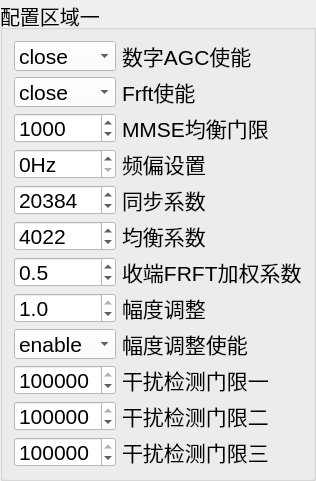
         <widget class="QGroupBox" name="groupBox_26">
          <property name="maximumSize">
           <size>
            <width>400</width>
            <height>16777215</height>
           </size>
          </property>
          <property name="font">
           <font>
            <pointsize>15</pointsize>
           </font>
          </property>
          <property name="title">
           <string>配置区域一</string>
          </property>
          <layout class="QGridLayout" name="gridLayout_21">
           <item row="9" column="0">
            <widget class="QSpinBox" name="car_thr1_obj">
             <property name="maximumSize">
              <size>
               <width>16777215</width>
               <height>30</height>
              </size>
             </property>
             <property name="font">
              <font>
               <pointsize>16</pointsize>
              </font>
             </property>
             <property name="styleSheet">
              <string notr="true">background-color: rgb(255, 255, 255);</string>
             </property>
             <property name="maximum">
              <number>2147483647</number>
             </property>
             <property name="value">
              <number>102656</number>
             </property>
             <property name="displayIntegerBase">
              <number>10</number>
             </property>
            </widget>
           </item>
           <item row="7" column="1">
            <widget class="QLabel" name="equa_amp_label">
             <property name="maximumSize">
              <size>
               <width>16777215</width>
               <height>30</height>
              </size>
             </property>
             <property name="font">
              <font>
               <pointsize>16</pointsize>
              </font>
             </property>
             <property name="text">
              <string>幅度调整</string>
             </property>
            </widget>
           </item>
           <item row="6" column="1">
            <widget class="QLabel" name="Alpha_rx_label">
             <property name="maximumSize">
              <size>
               <width>16777215</width>
               <height>30</height>
              </size>
             </property>
             <property name="font">
              <font>
               <pointsize>16</pointsize>
              </font>
             </property>
             <property name="text">
              <string>收端FRFT加权系数</string>
             </property>
            </widget>
           </item>
           <item row="9" column="1">
            <widget class="QLabel" name="car_thr1_label">
             <property name="maximumSize">
              <size>
               <width>16777215</width>
               <height>30</height>
              </size>
             </property>
             <property name="font">
              <font>
               <pointsize>16</pointsize>
              </font>
             </property>
             <property name="text">
              <string>干扰检测门限一</string>
             </property>
            </widget>
           </item>
           <item row="8" column="0">
            <widget class="QComboBox" name="equa_amp_en_obj">
             <property name="sizePolicy">
              <sizepolicy hsizetype="Preferred" vsizetype="Preferred">
               <horstretch>0</horstretch>
               <verstretch>0</verstretch>
              </sizepolicy>
             </property>
             <property name="maximumSize">
              <size>
               <width>16777215</width>
               <height>30</height>
              </size>
             </property>
             <property name="font">
              <font>
               <pointsize>16</pointsize>
              </font>
             </property>
             <property name="styleSheet">
              <string notr="true">background-color: rgb(255, 255, 255);</string>
             </property>
             <property name="editable">
              <bool>false</bool>
             </property>
             <property name="currentText">
              <string>enable</string>
             </property>
             <property name="currentIndex">
              <number>1</number>
             </property>
             <property name="iconSize">
              <size>
               <width>28</width>
               <height>28</height>
              </size>
             </property>
             <item>
              <property name="text">
               <string>close</string>
              </property>
             </item>
             <item>
              <property name="text">
               <string>enable</string>
              </property>
             </item>
            </widget>
           </item>
           <item row="8" column="1">
            <widget class="QLabel" name="equa_amp_en_label">
             <property name="maximumSize">
              <size>
               <width>16777215</width>
               <height>30</height>
              </size>
             </property>
             <property name="font">
              <font>
               <pointsize>16</pointsize>
              </font>
             </property>
             <property name="text">
              <string>幅度调整使能</string>
             </property>
             <property name="textFormat">
              <enum>Qt::PlainText</enum>
             </property>
            </widget>
           </item>
           <item row="4" column="1">
            <widget class="QLabel" name="sync_factor_label">
             <property name="maximumSize">
              <size>
               <width>16777215</width>
               <height>30</height>
              </size>
             </property>
             <property name="font">
              <font>
               <pointsize>16</pointsize>
              </font>
             </property>
             <property name="text">
              <string>同步系数</string>
             </property>
            </widget>
           </item>
           <item row="5" column="1">
            <widget class="QLabel" name="equa_factor_label">
             <property name="maximumSize">
              <size>
               <width>16777215</width>
               <height>30</height>
              </size>
             </property>
             <property name="font">
              <font>
               <pointsize>16</pointsize>
              </font>
             </property>
             <property name="text">
              <string>均衡系数</string>
             </property>
            </widget>
           </item>
           <item row="6" column="0">
            <widget class="QDoubleSpinBox" name="Alpha_rx_obj">
             <property name="maximumSize">
              <size>
               <width>16777215</width>
               <height>30</height>
              </size>
             </property>
             <property name="font">
              <font>
               <pointsize>16</pointsize>
              </font>
             </property>
             <property name="styleSheet">
              <string notr="true">background-color: rgb(255, 255, 255);</string>
             </property>
             <property name="decimals">
              <number>1</number>
             </property>
             <property name="maximum">
              <double>1.000000000000000</double>
             </property>
             <property name="singleStep">
              <double>0.100000000000000</double>
             </property>
             <property name="value">
              <double>0.500000000000000</double>
             </property>
            </widget>
           </item>
           <item row="3" column="0">
            <widget class="QSpinBox" name="i_freq_est_obj">
             <property name="maximumSize">
              <size>
               <width>16777215</width>
               <height>30</height>
              </size>
             </property>
             <property name="font">
              <font>
               <pointsize>16</pointsize>
              </font>
             </property>
             <property name="styleSheet">
              <string notr="true">background-color: rgb(255, 255, 255);</string>
             </property>
             <property name="suffix">
              <string>Hz</string>
             </property>
             <property name="maximum">
              <number>1000</number>
             </property>
            </widget>
           </item>
           <item row="3" column="1">
            <widget class="QLabel" name="i_freq_est_label">
             <property name="maximumSize">
              <size>
               <width>16777215</width>
               <height>30</height>
              </size>
             </property>
             <property name="font">
              <font>
               <pointsize>16</pointsize>
              </font>
             </property>
             <property name="text">
              <string>频偏设置</string>
             </property>
            </widget>
           </item>
           <item row="4" column="0">
            <widget class="QSpinBox" name="sync_factor_obj">
             <property name="maximumSize">
              <size>
               <width>16777215</width>
               <height>30</height>
              </size>
             </property>
             <property name="font">
              <font>
               <pointsize>16</pointsize>
              </font>
             </property>
             <property name="styleSheet">
              <string notr="true">background-color: rgb(255, 255, 255);</string>
             </property>
             <property name="maximum">
              <number>65535</number>
             </property>
             <property name="value">
              <number>20384</number>
             </property>
            </widget>
           </item>
           <item row="5" column="0">
            <widget class="QSpinBox" name="equa_factor_obj">
             <property name="maximumSize">
              <size>
               <width>16777215</width>
               <height>30</height>
              </size>
             </property>
             <property name="font">
              <font>
               <pointsize>16</pointsize>
              </font>
             </property>
             <property name="styleSheet">
              <string notr="true">background-color: rgb(255, 255, 255);</string>
             </property>
             <property name="maximum">
              <number>65535</number>
             </property>
             <property name="value">
              <number>4022</number>
             </property>
            </widget>
           </item>
           <item row="2" column="1">
            <widget class="QLabel" name="mmse_thr_label">
             <property name="maximumSize">
              <size>
               <width>16777215</width>
               <height>30</height>
              </size>
             </property>
             <property name="font">
              <font>
               <pointsize>16</pointsize>
              </font>
             </property>
             <property name="text">
              <string>MMSE均衡门限</string>
             </property>
            </widget>
           </item>
           <item row="0" column="0">
            <widget class="QComboBox" name="agc_en_obj">
             <property name="maximumSize">
              <size>
               <width>150</width>
               <height>30</height>
              </size>
             </property>
             <property name="font">
              <font>
               <pointsize>16</pointsize>
              </font>
             </property>
             <property name="styleSheet">
              <string notr="true">background-color: rgb(255, 255, 255);</string>
             </property>
             <property name="editable">
              <bool>false</bool>
             </property>
             <property name="currentText">
              <string>close</string>
             </property>
             <property name="currentIndex">
              <number>0</number>
             </property>
             <property name="iconSize">
              <size>
               <width>28</width>
               <height>28</height>
              </size>
             </property>
             <item>
              <property name="text">
               <string>close</string>
              </property>
             </item>
             <item>
              <property name="text">
               <string>enable</string>
              </property>
             </item>
            </widget>
           </item>
           <item row="0" column="1">
            <widget class="QLabel" name="agc_en_label">
             <property name="maximumSize">
              <size>
               <width>16777215</width>
               <height>30</height>
              </size>
             </property>
             <property name="font">
              <font>
               <pointsize>16</pointsize>
              </font>
             </property>
             <property name="text">
              <string>数字AGC使能</string>
             </property>
             <property name="textFormat">
              <enum>Qt::PlainText</enum>
             </property>
            </widget>
           </item>
           <item row="1" column="0">
            <widget class="QComboBox" name="frft_en_obj">
             <property name="maximumSize">
              <size>
               <width>16777215</width>
               <height>30</height>
              </size>
             </property>
             <property name="font">
              <font>
               <pointsize>16</pointsize>
              </font>
             </property>
             <property name="styleSheet">
              <string notr="true">background-color: rgb(255, 255, 255);</string>
             </property>
             <property name="editable">
              <bool>false</bool>
             </property>
             <property name="currentText">
              <string>close</string>
             </property>
             <property name="currentIndex">
              <number>0</number>
             </property>
             <property name="iconSize">
              <size>
               <width>28</width>
               <height>28</height>
              </size>
             </property>
             <item>
              <property name="text">
               <string>close</string>
              </property>
             </item>
             <item>
              <property name="text">
               <string>enable</string>
              </property>
             </item>
            </widget>
           </item>
           <item row="1" column="1">
            <widget class="QLabel" name="frft_en_label">
             <property name="maximumSize">
              <size>
               <width>16777215</width>
               <height>30</height>
              </size>
             </property>
             <property name="font">
              <font>
               <pointsize>16</pointsize>
              </font>
             </property>
             <property name="text">
              <string>Frft使能</string>
             </property>
             <property name="textFormat">
              <enum>Qt::PlainText</enum>
             </property>
            </widget>
           </item>
           <item row="2" column="0">
            <widget class="QSpinBox" name="mmse_thr_obj">
             <property name="maximumSize">
              <size>
               <width>16777215</width>
               <height>30</height>
              </size>
             </property>
             <property name="font">
              <font>
               <pointsize>16</pointsize>
              </font>
             </property>
             <property name="styleSheet">
              <string notr="true">background-color: rgb(255, 255, 255);</string>
             </property>
             <property name="maximum">
              <number>2147483647</number>
             </property>
             <property name="value">
              <number>1000</number>
             </property>
            </widget>
           </item>
           <item row="10" column="1">
            <widget class="QLabel" name="car_thr2_label">
             <property name="maximumSize">
              <size>
               <width>16777215</width>
               <height>30</height>
              </size>
             </property>
             <property name="font">
              <font>
               <pointsize>16</pointsize>
              </font>
             </property>
             <property name="text">
              <string>干扰检测门限二</string>
             </property>
            </widget>
           </item>
           <item row="11" column="1">
            <widget class="QLabel" name="car_thr3_label">
             <property name="maximumSize">
              <size>
               <width>16777215</width>
               <height>30</height>
              </size>
             </property>
             <property name="font">
              <font>
               <pointsize>16</pointsize>
              </font>
             </property>
             <property name="text">
              <string>干扰检测门限三</string>
             </property>
            </widget>
           </item>
           <item row="10" column="0">
            <widget class="QSpinBox" name="car_thr2_obj">
             <property name="maximumSize">
              <size>
               <width>16777215</width>
               <height>30</height>
              </size>
             </property>
             <property name="font">
              <font>
               <pointsize>16</pointsize>
              </font>
             </property>
             <property name="styleSheet">
              <string notr="true">background-color: rgb(255, 255, 255);</string>
             </property>
             <property name="maximum">
              <number>2147483647</number>
             </property>
             <property name="value">
              <number>6250000</number>
             </property>
            </widget>
           </item>
           <item row="11" column="0">
            <widget class="QSpinBox" name="car_thr3_obj">
             <property name="maximumSize">
              <size>
               <width>150</width>
               <height>30</height>
              </size>
             </property>
             <property name="font">
              <font>
               <pointsize>16</pointsize>
              </font>
             </property>
             <property name="styleSheet">
              <string notr="true">background-color: rgb(255, 255, 255);</string>
             </property>
             <property name="maximum">
              <number>2147483647</number>
             </property>
             <property name="value">
              <number>625000000</number>
             </property>
            </widget>
           </item>
           <item row="7" column="0">
            <widget class="QDoubleSpinBox" name="equa_amp_obj">
             <property name="maximumSize">
              <size>
               <width>16777215</width>
               <height>30</height>
              </size>
             </property>
             <property name="font">
              <font>
               <pointsize>16</pointsize>
              </font>
             </property>
             <property name="styleSheet">
              <string notr="true">background-color: rgb(255, 255, 255);</string>
             </property>
             <property name="decimals">
              <number>1</number>
             </property>
             <property name="minimum">
              <double>0.600000000000000</double>
             </property>
             <property name="maximum">
              <double>1.000000000000000</double>
             </property>
             <property name="singleStep">
              <double>0.100000000000000</double>
             </property>
             <property name="value">
              <double>1.000000000000000</double>
             </property>
            </widget>
           </item>
          </layout>
         </widget>
